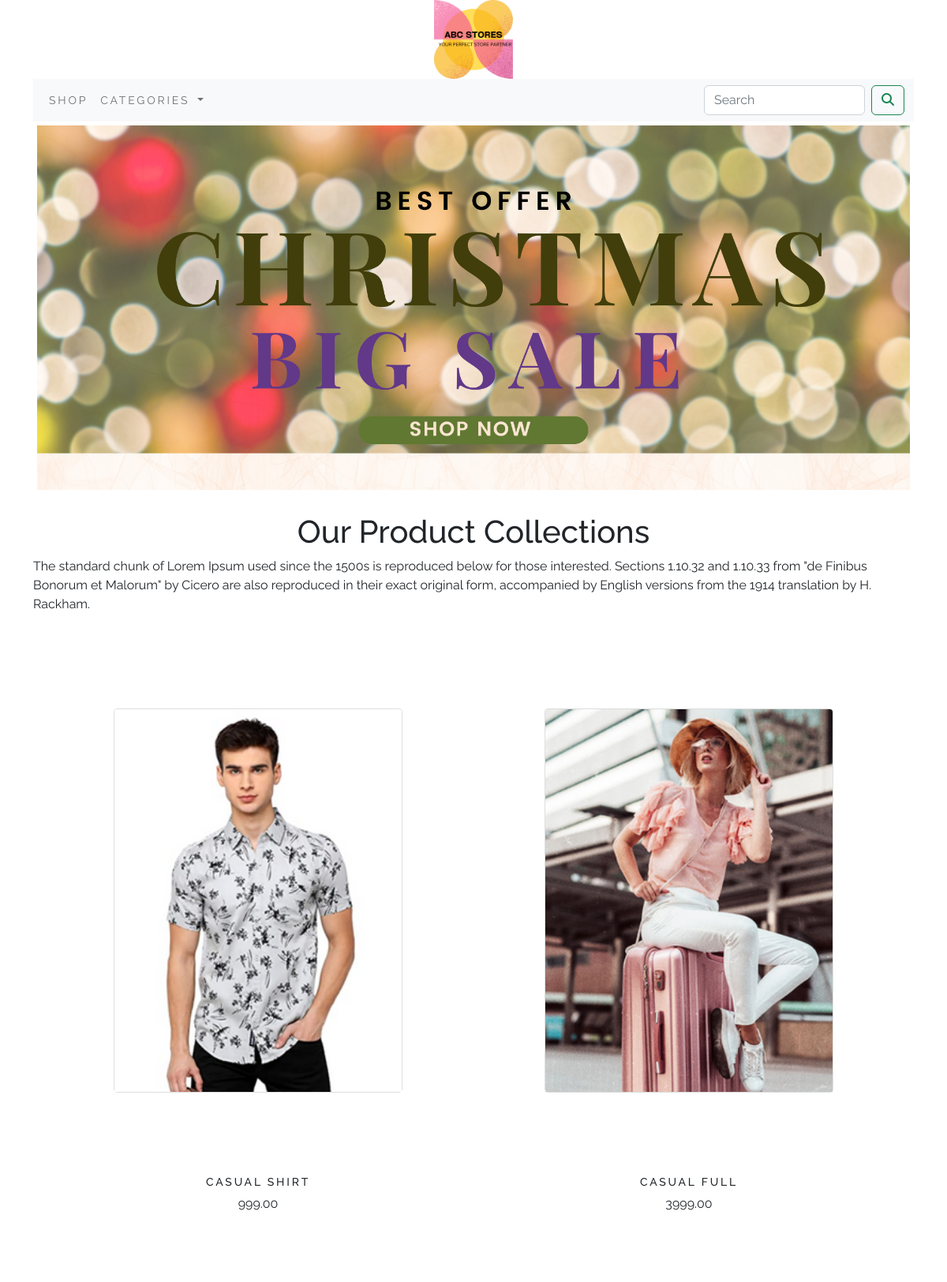
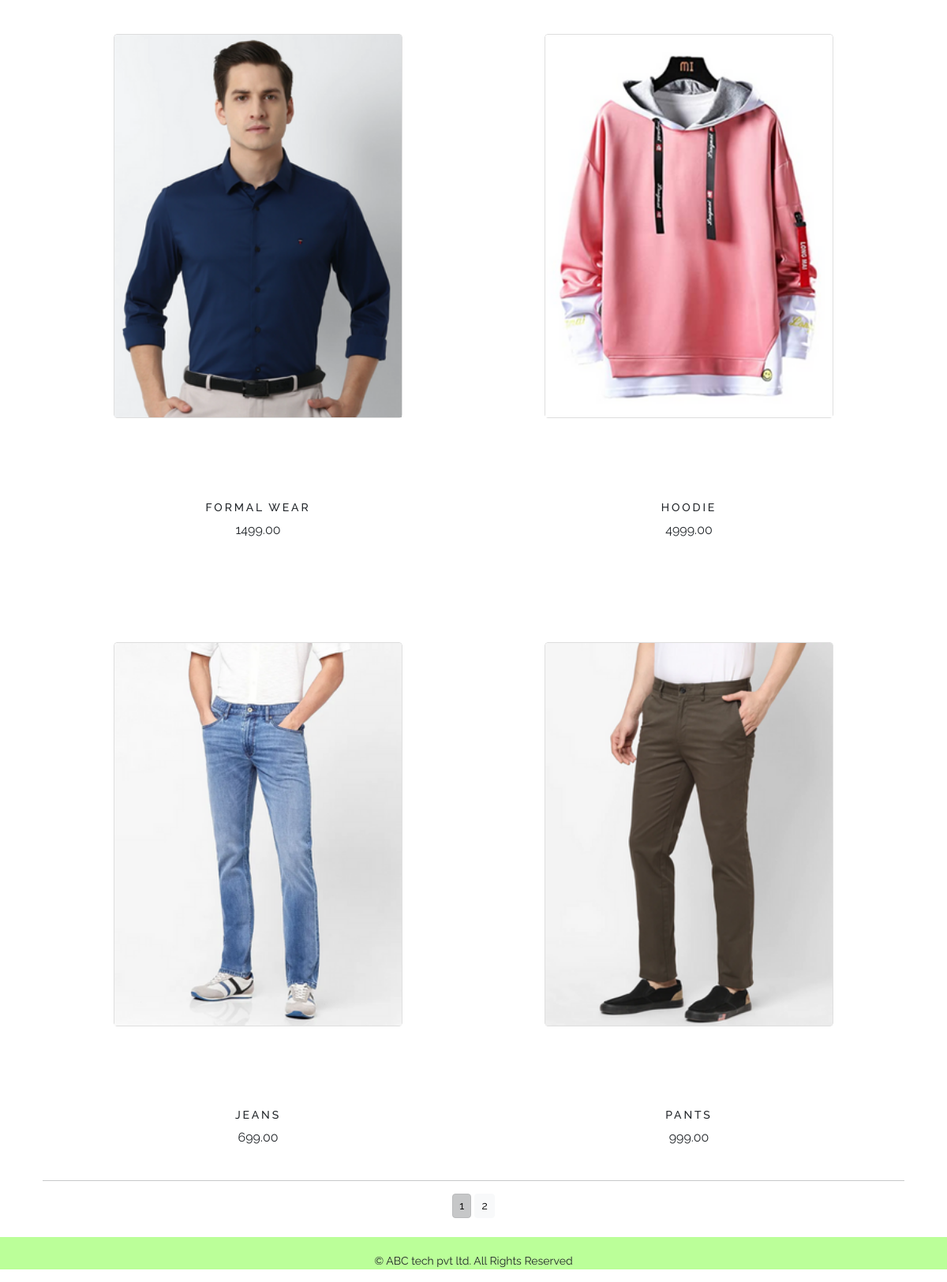
The app's page /shop/ with its own data (2 pictures, top to bottom).
### shop/models.py (models this page shows, shortened)
class Product(models.Model):
    name=models.CharField(max_length=250,unique=True)
    slug=models.SlugField(max_length=250,unique=True)
    description=models.TextField(blank=True)
    price=models.DecimalField(max_digits=10,decimal_places=2)
    category=models.ForeignKey(Category,on_delete=models.CASCADE)
    image=models.ImageField(upload_to='productimages',blank=True)
    stock=models.IntegerField()
    available=models.BooleanField(default=True)
    created=models.DateTimeField(auto_now_add=True)
    updated=models.DateTimeField(auto_now=True)
    def get_url(self):
        return reverse('shop:prodcatdetail',args=[self.category.slug,self.slug])
    class Meta:
        ordering=('name',)
        verbose_name='product'
        verbose_name_plural='products'

### shop/views.py (the view)
# urls.py: path('',views.allProdCat,name='allProdCat'),
def allProdCat(request,c_slug=None):
    c_page=None
    products_list = None
    if c_slug!=None:
        c_page=get_object_or_404(Category,slug=c_slug)
        products_list=Product.objects.all().filter(category=c_page,available=True)
    else:
        products_list=Product.objects.all().filter(available=True)
    paginator=Paginator(products_list,6)
    try:
        page=int(request.GET.get('page','1'))
    except:
        page=1
    try:
        products=paginator.page(page)
    except (EmptyPage,InvalidPage):
        products=paginator.page(paginator.num_pages)
    return render(request,'category.html',{ 'category':c_page,'products':products })

### cart/context_processors.py (called while the page is built)
def counter(request):
    item_count=0
    if 'admin' in request.path:
        return {}
    else:
        try:
            cart=Cart.objects.filter(cart_id=_cart_id(request))
            cart_item=CartItem.objects.all().filter(cart=cart[:1])
            for cart_item in cart_item:
                item_count += cart_item.quantity
        except Cart.DoesNotExist:
            item_count = 0
    return dict(item_count=item_count)

### cart/views.py (called while the page is built)
def _cart_id(request):
    cart=request.session.session_key
    if not cart:
        cart=request.session.create()
    return cart

### shop/context_processors.py (called while the page is built)
def menu_links(request):
    links=Category.objects.all()
    return dict(links=links)

### shop/models.py (called while the page is built)
    def get_url(self):
        return reverse('shop:product_by_category',args=[self.slug])

### templates/category.html (shortened to what this page needs)
{% extends 'base.html' %}
{% load static %}
{% block content %}
{% if category %}
<div class="mx_auto">
    <img class="my_image" src="{{category.image.url}}" alt="{{category.name}}">
</div>
<br>
<div>
    <h1 class="text-center my_title" >{{category.name}}</h1>
    <p class="text-justify">{{category.description}}</p>
</div>
{% else %}
<div>
    <img class="my_image my_image_padding" src="{% static 'img/banner.png' %}" alt="Our Products" width="100%">
</div>
<br>
<div>
    <h1 class="text-center">Our Product Collections </h1>
    <p class="text-justify">The standard chunk of Lorem Ipsum used since the 1500s is reproduced below for those interested. Sections 1.10.32 and 1.10.33 from "de Finibus Bonorum et Malorum" by Cicero are also reproduced in their exact original form, accompanied by English versions from the 1914 translation by H. Rackham.</p>
</div>
{% endif %}
<div class="container">
    <div class="row mx-auto">
        {% for product in products.object_list %}
        <div class="my_bottom_margin col-12 col-sm-12 col-md-12 col-lg-6" >
            <div class="card text-center" style="transform:scale(0.7)">
                <a href="{{product.get_url}}"><img class="card-img-top my_image" src="{{product.image.url}}"  alt="{{product.name}}"></a>
            </div>
            <div class="card-body text-center">
                <h4>{{product.name}}</h4>
                <p>{{product.price}}</p>
            </div>
        </div>
        {% endfor %}
    </div>
    <div class="mx-auto">
        {% if products.paginator.num_pages > 1 %}
        <hr>
        <div class="text-center">
            {% for pg in products.paginator.page_range %}
                <a href="?page={{pg}}" class="btn btn-light btn-sm {% if products.number == pg %} active {% endif %} ">{{pg}}</a>
            {% endfor %}
        </div>
        {% endif %}
    </div>
    <br>
</div>
{% endblock %}

### templates/base.html (shortened to what this page needs)
{% load static %}
<!DOCTYPE html>
<html lang="en">
<head>
    <link href="{% static 'css/bootstrap.min.css' %}" rel="stylesheet">
    <link rel="stylesheet" href="{% static 'css/custom.css' %}">
</head>
<body>
<div class="container">
{% include 'header.html' %}
{% include 'nav.html' %}
{% block content %}
{% endblock %}
</div>
{% include 'footer.html' %}
</body>
</html>

### templates/header.html
{% load static %}
<header>
  <center>
    <a href="{% url 'shop:allProdCat' %}"> <img src="{% static 'img/logo1.png' %}" alt="logoimage" width="100px" height="100px"></a>
  </center>
</header>

### templates/nav.html (shortened to what this page needs)
<nav class="navbar navbar-expand-lg bg-light">
  <div class="container-fluid">
    <div class="collapse navbar-collapse" id="navbarSupportedContent">
      <ul class="navbar-nav me-auto mb-2 mb-lg-0">
        <li class="nav-item">
          <a class="nav-link" href="{% url 'shop:allProdCat' %}">Shop</a>
        </li>
        <li class="nav-item dropdown {% if 'shop' in request.path %} active {% endif %}">
          <a class="nav-link dropdown-toggle" href="#" role="button" data-bs-toggle="dropdown" aria-expanded="false">
            Categories
          </a>
        </li>
      </ul>
      <form class="d-flex" role="search" action="{% url 'search_app:SearchResult' %}" method="get">
        <input class="form-control me-2" type="search" placeholder="Search" name="q" aria-label="Search">
        <button class="btn btn-outline-success" type="submit"><i class="fa fa-search"></i></button>
      </form>
    </div>
  </div>
</nav>

### templates/footer.html
<div class="footer navbar-fixed-bottom my_footer">
    <p class="text-center">&copy; ABC tech pvt ltd. All Rights Reserved</p>
</div>

### static/css/custom.css (style rules this page uses)
body { font-family: 'Raleway', sans-serif; }
.nav-item { letter-spacing:0.2em; font-size:14px; text-transform:uppercase; }
.my_footer { background-color:#bbff99; heigth:30px; }
.my_footer p { padding-top:20px; font-size:14px; text-align:justify; }
.my_image { width:100%; height:auto; }
.my_image_padding { padding:5px; }
.my_bottom_margin { margin-bottom:10px; }
.card-body h4 { font-size:14px; text-transform:uppercase; letter-spacing:0.2em }

### records on screen
Product: image (picture), name "CASUAL SHIRT", price "999.00"
Product: image (picture), name "CASUAL FULL", price "3999.00"
Product: image (picture), name "FORMAL WEAR", price "1499.00"
Product: image (picture), name "HOODIE", price "4999.00"
Product: image (picture), name "JEANS", price "699.00"
Product: image (picture), name "PANTS", price "999.00"

### other values on screen
{{ pg }} "1" "2"
